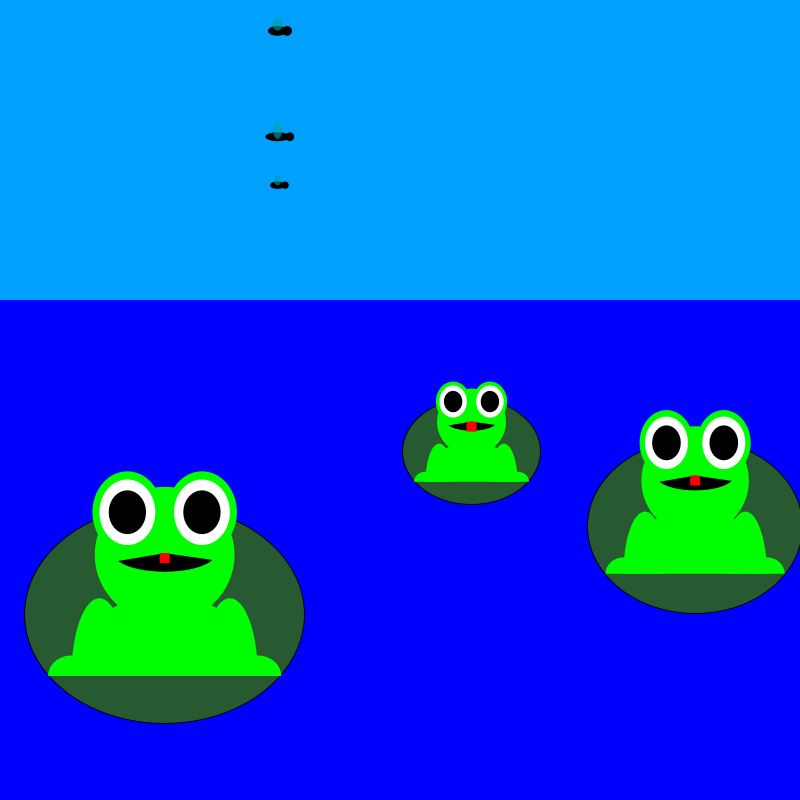
Frame 1 (no input)
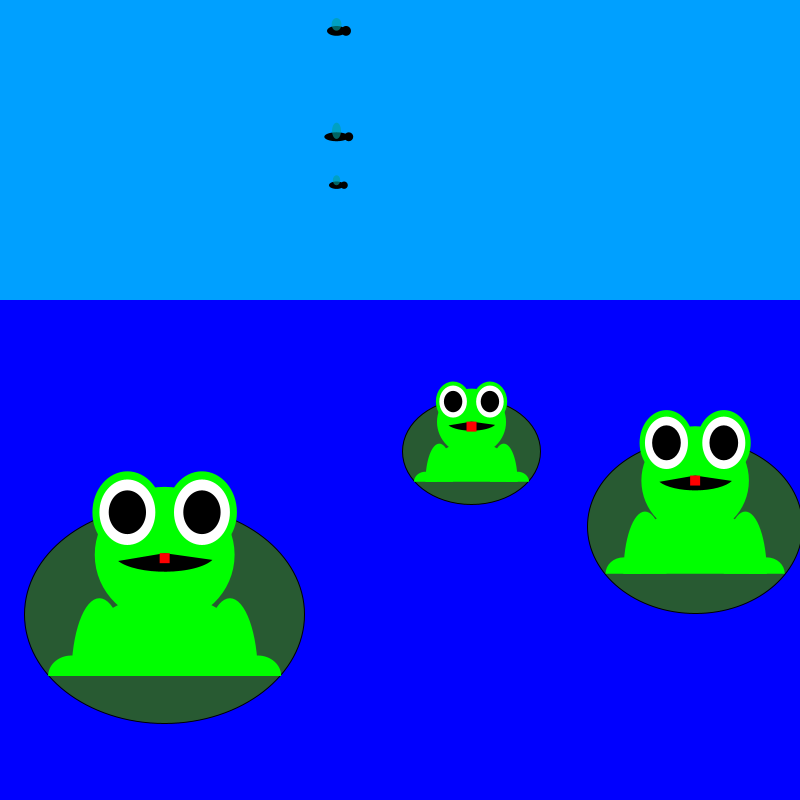
Frame 60 (the mouse pressed at the canvas centre just before this capture)
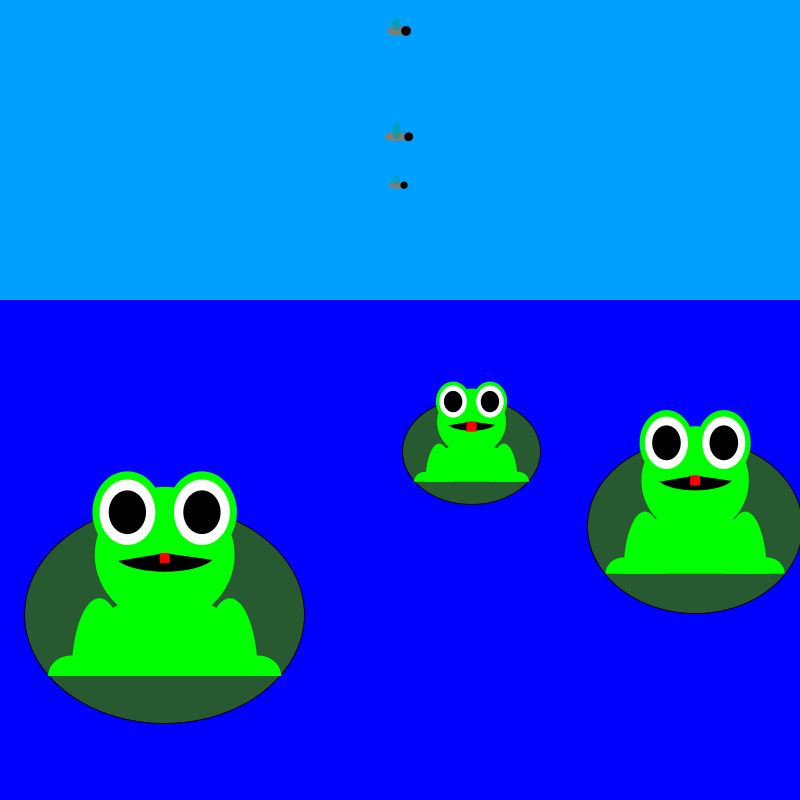
Frame 120 (the mouse held since frame 60 and released just before this capture)

The Processing sketch that drew these frames (run headless with seeded random() and noise(); from frame 60 on, the mouse is pressed at the canvas centre):

// Processing sketch: processing_73093
// ── processing_73093.pde

/*****
* Assignment Number 3
* Susan Anderson
* CS 110 - 001
* Submitted 10/2/12
*
* This program shows three frogs and three bugs.
* The frogs are randomly placed, randomly sized, 
* and lash out their tongues when the mouse is hovering
* over them.  The bugs' shapes and sizes are also randomly
* determined.  Their bodies' colors change according
* to the position of the mouse.
*****/

//position of lower left frog
float a = random (100, 200);
float b = random (650, 750);
//position of mid-height right frog
float d = random (600, 700);
float e = random (550, 650);
//position of upper middle frog
float f = random (300, 500);
float g = random (450, 550);

//width/height lower left frog
float h = random (175, 200);
float i = random (150, 175);
//width/height mid-height right frog
float j = random (140, 150);
float k = random (130, 140);
// width/height upper right frog
float l = random (90, 100);
float m = random (80, 90);

//position of bugs
float n = random (0, 800);
float o = random (0, 300);
float q = random (0, 300);
float s = random (0, 300);

//width/heights of bugs
float p = random (15,25);
float r = random (5,15);
float t = random (15,25);
float u = random (5,15);
float v = random (15,25);
float w = random (5,15);

//speed of bugs
float speed = 1;

float objectWidth = 300;
float objectHeight = 200;

void setup() {

  size(800, 800);
  background(0, 160, 255);
  smooth();
  noStroke();
  //water
  fill(0,0,255);
  triangle(0,300, 0,3000, 3000,300);
  //small, upper center frog
  fill(0,50,255);
  drawFrog(f,g, l, m);
  //medium, mid-height right frog
  drawFrog(d,e, j,k);
  //large, lower left frog
  drawFrog(a,b, h,i);
  //draw bugs
  drawBug(n,o, p,r);
  drawBug(n,q, t,u);
  drawBug(n,s, v,w);
}

void draw() {
  background(0, 160, 255);
  //water
  fill(0,0,255);
  triangle(0,300, 0,3000, 3000,300);
  //small, upper center frog
  fill(0, 50, 255);
  drawFrog(f,g, l,m);
  //medium, mid-height right frog
  drawFrog(d,e, j,k);
  //large, lower left frog
  drawFrog(a,b, h,i);
  //draw bugs
  drawBug(n,o, p,r);
  drawBug(n,q, t,u);
  drawBug(n,s, v,w);

  n= n+speed;

  if ((n>790) || (n<10)) {
    speed= speed*-1;
  }
}
/*
*This function draws a frog.
*Inputs: x position, y position, width, height
*Outputs: a drawing of a frog
*/
void drawFrog(float x, float y, float objectWidth, float objectHeight) {
  //lilly pad
  stroke(0);
  fill(40, 90, 50);
  ellipse(x, y-objectWidth*.33, objectWidth*1.5, objectHeight*1.33);

  //frog
  noStroke();
  fill(0, 255, 0);
  //body
  arc(x, y, objectWidth, objectHeight, 3.142, 6.283);
  //legs
  arc(x+objectWidth*.35, y, objectWidth*.3, objectHeight*.95, 3.142, 6.283);
  arc(x-objectWidth*.35, y, objectWidth*.3, objectHeight*.95, 3.142, 6.283);
  //feet
  arc(x+objectWidth*.5, y, objectWidth/4, objectHeight/4, 3.142, 6.283);
  arc(x-objectWidth*.5, y, objectWidth/4, objectHeight/4, 3.142, 6.283);
 
  //head
  ellipse(x, y-objectWidth*.65, objectWidth*.75, objectHeight*.83);
  //green part of eyes
  ellipse(x+objectWidth*.2, y-objectHeight, objectWidth*.375, objectHeight*.5);
  ellipse(x-objectWidth*.2, y-objectHeight, objectWidth*.375, objectHeight*.5);
  //whites of eyes
  fill(255);
  ellipse(x+objectWidth*.2, y-objectHeight, objectWidth*.3, objectHeight*.4);
  ellipse(x-objectWidth*.2, y-objectHeight, objectWidth*.3, objectHeight*.4);
  //pupils
  fill(0);
  ellipse(x+objectWidth*.2, y-objectHeight, objectWidth*.2, objectHeight*.267);
  ellipse(x-objectWidth*.2, y-objectHeight, objectWidth*.2, objectHeight*.267);
  //mouth
  arc(x, y-objectHeight*.75, objectWidth*.55, objectHeight*.2267, 0.371, 2.707);
  
  //tongue
  if (mouseX >= x-objectWidth*1.5/2 && mouseX <= x+objectWidth*1.5/2 && mouseY >= y-objectHeight*1.33/2 && mouseY <= y+objectHeight*1.33/2) {
    fill(255, 0, 0);
    rectMode(CORNER);
    rect(x-5, y-objectHeight*.75-295, 10, 300);
  }
  else {
    fill (255, 0, 0);
    rectMode(CENTER);
    rect(x, y-objectHeight*.75+5, 10, 10);
  }
}

/* This fucntion draws bugs, and determines the position of the head
*of the bug based on direction of travel.
*Inputs: x positon, y position, width, height
*Outputs: a picture of a bug
*/
void drawBug(float x, float y, float objectWidth, float objectHeight) {
  //body
  fill(mouseX*.317, mouseY*.317, mouseY*.317);
  ellipse (x, y, objectWidth, objectHeight);
  //head
  if (speed>0) {
    fill(0);
    ellipse(x+objectWidth/2, y, objectHeight, objectHeight);
  }
  else if (speed<0) {
    fill(0);
    ellipse(x-objectWidth/2, y, objectHeight, objectHeight);
  }
  //wings
  fill(0, 160, 160, 160);
  ellipse(x, y-objectHeight/1.5, objectHeight, objectWidth/1.5);
}
